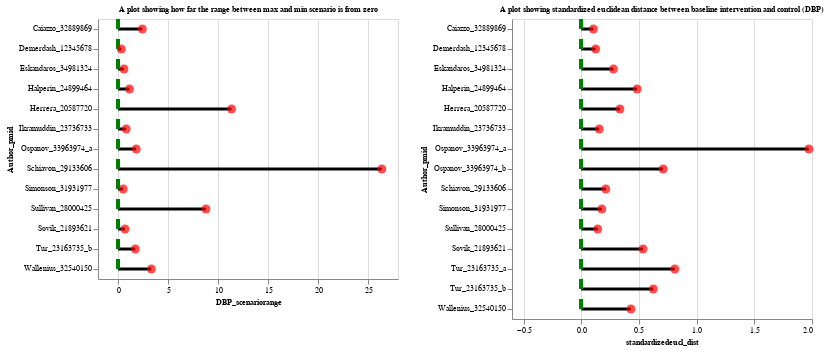

The cell this chart's notebook holds for it:
### Code cell
# Combine range and Euclidean distance vis

((line + DBPrange_ref + DBPrange) | (eline + T1C1_Eucdist_ref + T1C1_Eucdist)).configure_axis(
    labelFontSize=8,
    titleFontSize=8   
).configure_title(fontSize=8)

### Figure 1 — Vega-Lite specification as saved in the notebook (floating-point values rounded to 4 significant figures)
{"config": {"view": {"continuousWidth": 300, "continuousHeight": 300}, "axis": {"labelFontSize": 8, "titleFontSize": 8}, "title": {"fontSize": 8}}, "hconcat": [{"layer": [{"mark": {"type": "rule", "size": 3}, "encoding": {"tooltip": [{"field": "PMID", "type": "quantitative"}, {"field": "Max_WaldScenario", "type": "nominal"}, {"field": "Max_WaldRatio", "type": "quantitative"}, {"field": "Min_WaldScenario", "type": "nominal"}, {"field": "Min_WaldRatio", "type": "quantitative"}, {"field": "Author_pmid", "type": "nominal"}, {"field": "DBP_scenariorange", "type": "quantitative"}], "x": {"field": "DBP_scenariorange", "type": "quantitative"}, "x2": {"datum": 0}, "y": {"field": "Author_pmid", "type": "nominal"}}, "title": "A plot showing how far the range between max and min scenario is from zero"}, {"mark": {"type": "rule", "color": "green", "size": 3, "strokeDash": [10, 10]}, "encoding": {"x": {"datum": 0}}}, {"mark": {"type": "point", "color": "red", "filled": true, "size": 80}, "encoding": {"tooltip": [{"field": "PMID", "type": "quantitative"}, {"field": "Max_WaldScenario", "type": "nominal"}, {"field": "Max_WaldRatio", "type": "quantitative"}, {"field": "Min_WaldScenario", "type": "nominal"}, {"field": "Min_WaldRatio", "type": "quantitative"}, {"field": "Author_pmid", "type": "nominal"}, {"field": "DBP_scenariorange", "type": "quantitative"}], "x": {"field": "DBP_scenariorange", "scale": {"zero": true, "domain": [-0.05, 27]}, "type": "quantitative"}, "y": {"field": "Author_pmid", "type": "nominal"}}, "title": "A plot showing how far the range between max and min scenario is from zero"}], "data": {"name": "data-ad2eff234696afa503aa7b26a5b11a42"}}, {"layer": [{"mark": {"type": "rule", "size": 3}, "encoding": {"tooltip": [{"field": "pmid", "type": "quantitative"}, {"field": "author", "type": "nominal"}, {"field": "population", "type": "nominal"}, {"field": "totalsamplesize", "type": "quantitative"}, {"field": "meanBMI", "type": "quantitative"}, {"field": "meanDBP", "type": "quantitative"}, {"field": "Intervention_Control", "type": "nominal"}, {"field": "extracted_portion", "type": "nominal"}, {"field": "ctrl_author", "type": "nominal"}, {"field": "ctrl_population", "type": "nominal"}, {"field": "ctrl_totalsamplesize", "type": "quantitative"}, {"field": "ctrl_meanBMI", "type": "quantitative"}, {"field": "ctrl_meanDBP", "type": "quantitative"}, {"field": "ctrl_Intervention_Control", "type": "nominal"}, {"field": "ctrl_extracted_portion", "type": "nominal"}, {"field": "norm_ctrl_meanBMI", "type": "quantitative"}, {"field": "norm_meanBMI", "type": "quantitative"}, {"field": "norm_ctrl_meanDBP", "type": "quantitative"}, {"field": "norm_meanDBP", "type": "quantitative"}, {"field": "standardizedeucl_dist", "type": "quantitative"}, {"field": "lname", "type": "nominal"}, {"field": "Author_pmid", "type": "nominal"}], "x": {"field": "standardizedeucl_dist", "type": "quantitative"}, "x2": {"datum": 0}, "y": {"field": "Author_pmid", "type": "nominal"}}, "title": "A plot showing standardized euclidean distance between baseline intervention and control (DBP)"}, {"mark": {"type": "rule", "color": "green", "size": 3, "strokeDash": [10, 10]}, "encoding": {"x": {"datum": 0}}}, {"mark": {"type": "point", "color": "red", "filled": true, "size": 80}, "encoding": {"tooltip": [{"field": "pmid", "type": "quantitative"}, {"field": "author", "type": "nominal"}, {"field": "population", "type": "nominal"}, {"field": "totalsamplesize", "type": "quantitative"}, {"field": "meanBMI", "type": "quantitative"}, {"field": "meanDBP", "type": "quantitative"}, {"field": "Intervention_Control", "type": "nominal"}, {"field": "extracted_portion", "type": "nominal"}, {"field": "ctrl_author", "type": "nominal"}, {"field": "ctrl_population", "type": "nominal"}, {"field": "ctrl_totalsamplesize", "type": "quantitative"}, {"field": "ctrl_meanBMI", "type": "quantitative"}, {"field": "ctrl_meanDBP", "type": "quantitative"}, {"field": "ctrl_Intervention_Control", "type": "nominal"}, {"field": "ctrl_extracted_portion", "type": "nominal"}, {"field": "norm_ctrl_meanBMI", "type": "quantitative"}, {"field": "norm_meanBMI", "type": "quantitative"}, {"field": "norm_ctrl_meanDBP", "type": "quantitative"}, {"field": "norm_meanDBP", "type": "quantitative"}, {"field": "standardizedeucl_dist", "type": "quantitative"}, {"field": "lname", "type": "nominal"}, {"field": "Author_pmid", "type": "nominal"}], "x": {"field": "standardizedeucl_dist", "scale": {"zero": true, "domain": [-0.5, 2]}, "type": "quantitative"}, "y": {"field": "Author_pmid", "type": "nominal"}}, "title": "A plot showing standardized euclidean distance between baseline intervention and control (DBP)"}], "data": {"name": "data-e599d42fe4f41d01280baca6526d2714"}}], "$schema": "https://vega.github.io/schema/vega-lite/v5.17.0.json", "datasets": {"data-ad2eff234696afa503aa7b26a5b11a42": [{"PMID": 12345678, "Max_WaldScenario": "C12C0", "Max_WaldRatio": 0.9195, "Min_WaldScenario": "T12C12", "Min_WaldRatio": 0.5882, "Author_pmid": "Demerdash_12345678", "DBP_scenariorange": 0.3313}, {"PMID": 20587720, "Max_WaldScenario": "T12C12", "Max_WaldRatio": 12.25, "Min_WaldScenario": "T12T0", "Min_WaldRatio": 0.8986, "Author_pmid": "Herrera_20587720", "DBP_scenariorange": 11.35}, {"PMID": 21893621, "Max_WaldScenario": "C12C0", "Max_WaldRatio": 0.248, "Min_WaldScenario": "T12C12", "Min_WaldRatio": -0.4531, "Author_pmid": "Søvik_21893621", "DBP_scenariorange": 0.7011}, {"PMID": 23163735, "Max_WaldScenario": "C12C0", "Max_WaldRatio": 1.923, "Min_WaldScenario": "T12T0", "Min_WaldRatio": 0.1929, "Author_pmid": "Tur_23163735_b", "DBP_scenariorange": 1.73}, {"PMID": 23736733, "Max_WaldScenario": "C12C0", "Max_WaldRatio": 1.852, "Min_WaldScenario": "T12C12", "Min_WaldRatio": 1.034, "Author_pmid": "Ikramuddin_23736733", "DBP_scenariorange": 0.8174}, {"PMID": 24899464, "Max_WaldScenario": "C12C0", "Max_WaldRatio": 0.875, "Min_WaldScenario": "T12C12", "Min_WaldRatio": -0.2692, "Author_pmid": "Halperin_24899464", "DBP_scenariorange": 1.144}, {"PMID": 28000425, "Max_WaldScenario": "T12C12", "Max_WaldRatio": 1.326, "Min_WaldScenario": "C12C0", "Min_WaldRatio": -7.467, "Author_pmid": "Sullivan_28000425", "DBP_scenariorange": 8.793}, {"PMID": 29133606, "Max_WaldScenario": "T12C12", "Max_WaldRatio": 0.3789, "Min_WaldScenario": "C12C0", "Min_WaldRatio": -26.0, "Author_pmid": "Schiavon_29133606", "DBP_scenariorange": 26.38}, {"PMID": 31931977, "Max_WaldScenario": "C12C0", "Max_WaldRatio": 0.7778, "Min_WaldScenario": "T12T0", "Min_WaldRatio": 0.2609, "Author_pmid": "Simonson_31931977", "DBP_scenariorange": 0.5169}, {"PMID": 32540150, "Max_WaldScenario": "T12C12", "Max_WaldRatio": 3.086, "Min_WaldScenario": "C12C0", "Min_WaldRatio": -0.25, "Author_pmid": "Wallenius_32540150", "DBP_scenariorange": 3.336}, {"PMID": 32889869, "Max_WaldScenario": "C12C0", "Max_WaldRatio": 4.429, "Min_WaldScenario": "T12C12", "Min_WaldRatio": 2.0, "Author_pmid": "Caiazzo_32889869", "DBP_scenariorange": 2.429}, {"PMID": 33963974, "Max_WaldScenario": "T12C12", "Max_WaldRatio": 2.956, "Min_WaldScenario": "T12T0", "Min_WaldRatio": 1.136, "Author_pmid": "Ospanov_33963974_a", "DBP_scenariorange": 1.82}, {"PMID": 34981324, "Max_WaldScenario": "C12C0", "Max_WaldRatio": 1.694, "Min_WaldScenario": "T12C12", "Min_WaldRatio": 1.104, "Author_pmid": "Eskandaros_34981324", "DBP_scenariorange": 0.5896}], "data-e599d42fe4f41d01280baca6526d2714": [{"pmid": 12345678, "author": "Hala Mourad Demerdash", "population": "AFR", "totalsamplesize": 40.0, "meanBMI": 46.2, "meanDBP": 91.5, "Intervention_Control": "Intervention", "extracted_portion": "RYGB", "ctrl_author": "Hala Mourad Demerdash", "ctrl_population": "AFR", "ctrl_totalsamplesize": 40.0, "ctrl_meanBMI": 45.8, "ctrl_meanDBP": 92.5, "ctrl_Intervention_Control": "Control", "ctrl_extracted_portion": "BAND", "norm_ctrl_meanBMI": 3.753, "norm_meanBMI": 3.836, "norm_ctrl_meanDBP": 0.9462, "norm_meanDBP": 0.8536, "standardizedeucl_dist": 0.125, "lname": "Demerdash", "Author_pmid": "Demerdash_12345678"}, {"pmid": 20587720, "author": "Miguel F Herrera", "population": "EUR", "totalsamplesize": 24.0, "meanBMI": 44.5, "meanDBP": 89.0, "Intervention_Control": "Intervention", "extracted_portion": "LRYGB", "ctrl_author": "Miguel F Herrera", "ctrl_population": "EUR", "ctrl_totalsamplesize": 24.0, "ctrl_meanBMI": 44.9, "ctrl_meanDBP": 85.5, "ctrl_Intervention_Control": "Control", "ctrl_extracted_portion": "LRYGB_Omentectomy", "norm_ctrl_meanBMI": 3.564, "norm_meanBMI": 3.48, "norm_ctrl_meanDBP": 0.2975, "norm_meanDBP": 0.6219, "standardizedeucl_dist": 0.335, "lname": "Herrera", "Author_pmid": "Herrera_20587720"}, {"pmid": 21893621, "author": " Torgeir T. Søvik", "population": "Mixed", "totalsamplesize": 60.0, "meanBMI": 54.8, "meanDBP": 82.6, "Intervention_Control": "Intervention", "extracted_portion": "GB", "ctrl_author": " Torgeir T. Søvik", "ctrl_population": "Mixed", "ctrl_totalsamplesize": 60.0, "ctrl_meanBMI": 55.2, "ctrl_meanDBP": 88.3, "ctrl_Intervention_Control": "Control", "ctrl_extracted_portion": "DS", "norm_ctrl_meanBMI": 5.723, "norm_meanBMI": 5.639, "norm_ctrl_meanDBP": 0.557, "norm_meanDBP": 0.02873, "standardizedeucl_dist": 0.5349, "lname": "Søvik", "Author_pmid": "Søvik_21893621"}, {"pmid": 23163735, "author": "Juan Jesús Tur", "population": "EUR", "totalsamplesize": 143.0, "meanBMI": 49.23, "meanDBP": 82.84, "Intervention_Control": "Intervention", "extracted_portion": "SOG", "ctrl_author": "Juan Jesús Tur", "ctrl_population": "EUR", "ctrl_totalsamplesize": 143.0, "ctrl_meanBMI": 45.79, "ctrl_meanDBP": 86.83, "ctrl_Intervention_Control": "Control", "ctrl_extracted_portion": "ILI", "norm_ctrl_meanBMI": 3.751, "norm_meanBMI": 4.472, "norm_ctrl_meanDBP": 0.4208, "norm_meanDBP": 0.05097, "standardizedeucl_dist": 0.8105, "lname": "Tur", "Author_pmid": "Tur_23163735_a"}, {"pmid": 23163735, "author": "Juan Jesús Tur", "population": "EUR", "totalsamplesize": 143.0, "meanBMI": 49.23, "meanDBP": 82.84, "Intervention_Control": "Intervention", "extracted_portion": "SOG", "ctrl_author": "Juan Jesús Tur", "ctrl_population": "EUR", "ctrl_totalsamplesize": 143.0, "ctrl_meanBMI": 46.76, "ctrl_meanDBP": 86.61, "ctrl_Intervention_Control": "Control", "ctrl_extracted_portion": "COT", "norm_ctrl_meanBMI": 3.954, "norm_meanBMI": 4.472, "norm_ctrl_meanDBP": 0.4004, "norm_meanDBP": 0.05097, "standardizedeucl_dist": 0.6247, "lname": "Tur", "Author_pmid": "Tur_23163735_b"}, {"pmid": 23736733, "author": "Sayeed Ikramuddin", "population": "Mixed", "totalsamplesize": 120.0, "meanBMI": 34.9, "meanDBP": 78.0, "Intervention_Control": "Intervention", "extracted_portion": "RYGBplusLMM", "ctrl_author": "Sayeed Ikramuddin", "ctrl_population": "Mixed", "ctrl_totalsamplesize": 120.0, "ctrl_meanBMI": 34.3, "ctrl_meanDBP": 79.0, "ctrl_Intervention_Control": "Control", "ctrl_extracted_portion": "LMM", "norm_ctrl_meanBMI": 1.342, "norm_meanBMI": 1.468, "norm_ctrl_meanDBP": -0.3049, "norm_meanDBP": -0.3976, "standardizedeucl_dist": 0.1562, "lname": "Ikramuddin", "Author_pmid": "Ikramuddin_23736733"}, {"pmid": 24899464, "author": "Florencia Halperin", "population": "Mixed", "totalsamplesize": 43.0, "meanBMI": 36.0, "meanDBP": 81.7, "Intervention_Control": "Intervention", "extracted_portion": "RYGB", "ctrl_author": "Florencia Halperin", "ctrl_population": "Mixed", "ctrl_totalsamplesize": 43.0, "ctrl_meanBMI": 36.5, "ctrl_meanDBP": 76.6, "ctrl_Intervention_Control": "Control", "ctrl_extracted_portion": "WhyWAIT", "norm_ctrl_meanBMI": 1.803, "norm_meanBMI": 1.698, "norm_ctrl_meanDBP": -0.5273, "norm_meanDBP": -0.05468, "standardizedeucl_dist": 0.4841, "lname": "Halperin", "Author_pmid": "Halperin_24899464"}, {"pmid": 28000425, "author": "Shelby Sullivan", "population": "EUR", "totalsamplesize": 332.0, "meanBMI": 36.0, "meanDBP": 77.97, "Intervention_Control": "Intervention", "extracted_portion": "POSE", "ctrl_author": "Shelby Sullivan", "ctrl_population": "EUR", "ctrl_totalsamplesize": 332.0, "ctrl_meanBMI": 36.2, "ctrl_meanDBP": 79.44, "ctrl_Intervention_Control": "Control", "ctrl_extracted_portion": "Sham", "norm_ctrl_meanBMI": 1.74, "norm_meanBMI": 1.698, "norm_ctrl_meanDBP": -0.2641, "norm_meanDBP": -0.4004, "standardizedeucl_dist": 0.1425, "lname": "Sullivan", "Author_pmid": "Sullivan_28000425"}, {"pmid": 29133606, "author": "Carlos Aurelio Schiavon ", "population": "Mixed", "totalsamplesize": 100.0, "meanBMI": 37.4, "meanDBP": 77.6, "Intervention_Control": "Intervention", "extracted_portion": "RYGBplusMT", "ctrl_author": "Carlos Aurelio Schiavon ", "ctrl_population": "Mixed", "ctrl_totalsamplesize": 100.0, "ctrl_meanBMI": 36.4, "ctrl_meanDBP": 78.0, "ctrl_Intervention_Control": "Control", "ctrl_extracted_portion": "MT", "norm_ctrl_meanBMI": 1.782, "norm_meanBMI": 1.992, "norm_ctrl_meanDBP": -0.3976, "norm_meanDBP": -0.4347, "standardizedeucl_dist": 0.2129, "lname": "Schiavon", "Author_pmid": "Schiavon_29133606"}, {"pmid": 31931977, "author": "Donald C Simonson ", "population": "Mixed", "totalsamplesize": 40.0, "meanBMI": 36.4, "meanDBP": 79.1, "Intervention_Control": "Intervention", "extracted_portion": "LAGB", "ctrl_author": "Donald C Simonson ", "ctrl_population": "Mixed", "ctrl_totalsamplesize": 40.0, "ctrl_meanBMI": 36.7, "ctrl_meanDBP": 80.9, "ctrl_Intervention_Control": "Control", "ctrl_extracted_portion": "DWM", "norm_ctrl_meanBMI": 1.845, "norm_meanBMI": 1.782, "norm_ctrl_meanDBP": -0.1288, "norm_meanDBP": -0.2956, "standardizedeucl_dist": 0.1783, "lname": "Simonson", "Author_pmid": "Simonson_31931977"}, {"pmid": 32540150, "author": "Ville Wallenius ", "population": "EUR", "totalsamplesize": 49.0, "meanBMI": 39.5, "meanDBP": 86.8, "Intervention_Control": "Intervention", "extracted_portion": "RYGB", "ctrl_author": "Ville Wallenius ", "ctrl_population": "EUR", "ctrl_totalsamplesize": 49.0, "ctrl_meanBMI": 40.8, "ctrl_meanDBP": 83.2, "ctrl_Intervention_Control": "Control", "ctrl_extracted_portion": "SG", "norm_ctrl_meanBMI": 2.704, "norm_meanBMI": 2.432, "norm_ctrl_meanDBP": 0.08434, "norm_meanDBP": 0.418, "standardizedeucl_dist": 0.4308, "lname": "Wallenius", "Author_pmid": "Wallenius_32540150"}, {"pmid": 32889869, "author": "Robert Caiazzo", "population": "EUR", "totalsamplesize": 80.0, "meanBMI": 38.4, "meanDBP": 81.8, "Intervention_Control": "Intervention", "extracted_portion": "DJBL", "ctrl_author": "Robert Caiazzo", "ctrl_population": "EUR", "ctrl_totalsamplesize": 80.0, "ctrl_meanBMI": 37.9, "ctrl_meanDBP": 81.7, "ctrl_Intervention_Control": "Control", "ctrl_extracted_portion": "MT", "norm_ctrl_meanBMI": 2.096, "norm_meanBMI": 2.201, "norm_ctrl_meanDBP": -0.05468, "norm_meanDBP": -0.04541, "standardizedeucl_dist": 0.1052, "lname": "Caiazzo", "Author_pmid": "Caiazzo_32889869"}, {"pmid": 33963974, "author": "Oral Ospanov", "population": "East Asian", "totalsamplesize": 60.0, "meanBMI": 39.88, "meanDBP": 92.25, "Intervention_Control": "Intervention", "extracted_portion": "LOAGB-OSPAN", "ctrl_author": "Oral Ospanov", "ctrl_population": "East Asian", "ctrl_totalsamplesize": 60.0, "ctrl_meanBMI": 36.51, "ctrl_meanDBP": 92.95, "ctrl_Intervention_Control": "Control", "ctrl_extracted_portion": "HDER", "norm_ctrl_meanBMI": 1.805, "norm_meanBMI": 2.512, "norm_ctrl_meanDBP": 0.988, "norm_meanDBP": 0.9231, "standardizedeucl_dist": 0.7095, "lname": "Ospanov", "Author_pmid": "Ospanov_33963974_b"}, {"pmid": 33963974, "author": "Oral Ospanov", "population": "East Asian", "totalsamplesize": 60.0, "meanBMI": 45.91, "meanDBP": 93.9, "Intervention_Control": "Intervention", "extracted_portion": "LMGB-OAGB", "ctrl_author": "Oral Ospanov", "ctrl_population": "East Asian", "ctrl_totalsamplesize": 60.0, "ctrl_meanBMI": 36.51, "ctrl_meanDBP": 92.95, "ctrl_Intervention_Control": "Control", "ctrl_extracted_portion": "HDER", "norm_ctrl_meanBMI": 1.805, "norm_meanBMI": 3.776, "norm_ctrl_meanDBP": 0.988, "norm_meanDBP": 1.076, "standardizedeucl_dist": 1.973, "lname": "Ospanov", "Author_pmid": "Ospanov_33963974_a"}, {"pmid": 34981324, "author": "Moheb S Eskandaros ", "population": "AFR", "totalsamplesize": 150.0, "meanBMI": 46.25, "meanDBP": 93.47, "Intervention_Control": "Intervention", "extracted_portion": "S-RYGB", "ctrl_author": "Moheb S Eskandaros ", "ctrl_population": "AFR", "ctrl_totalsamplesize": 150.0, "ctrl_meanBMI": 45.37, "ctrl_meanDBP": 95.74, "ctrl_Intervention_Control": "Control", "ctrl_extracted_portion": "L-RYGB", "norm_ctrl_meanBMI": 3.664, "norm_meanBMI": 3.847, "norm_ctrl_meanDBP": 1.247, "norm_meanDBP": 1.036, "standardizedeucl_dist": 0.2791, "lname": "Eskandaros", "Author_pmid": "Eskandaros_34981324"}]}}
